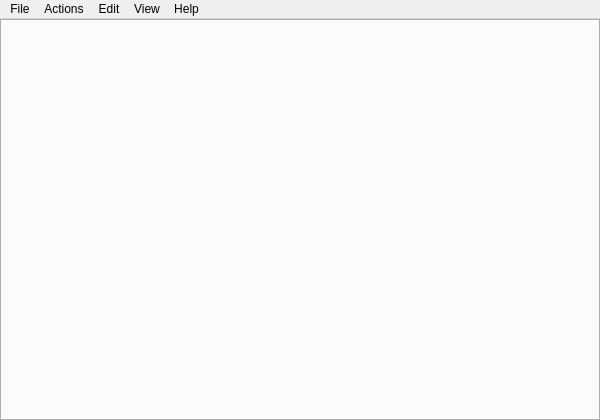
<?xml version="1.0" encoding="UTF-8"?>
<ui version="4.0">
 <class>mainWindow</class>
 <widget class="QMainWindow" name="mainWindow">
  <property name="geometry">
   <rect>
    <x>0</x>
    <y>0</y>
    <width>600</width>
    <height>420</height>
   </rect>
  </property>
  <property name="windowTitle">
   <string>MainWindow</string>
  </property>
  <property name="autoFillBackground">
   <bool>true</bool>
  </property>
  <property name="locale">
   <locale language="C" country="AnyCountry"/>
  </property>
  <widget class="QWidget" name="centralwidget">
   <layout class="QGridLayout">
    <property name="leftMargin">
     <number>0</number>
    </property>
    <property name="topMargin">
     <number>0</number>
    </property>
    <property name="rightMargin">
     <number>0</number>
    </property>
    <property name="bottomMargin">
     <number>0</number>
    </property>
    <item row="0" column="0">
     <widget class="TabWidget" name="consoleTabulator">
      <property name="minimumSize">
       <size>
        <width>320</width>
        <height>200</height>
       </size>
      </property>
      <property name="locale">
       <locale language="C" country="AnyCountry"/>
      </property>
      <property name="tabPosition">
       <enum>QTabWidget::South</enum>
      </property>
      <property name="tabShape">
       <enum>QTabWidget::Rounded</enum>
      </property>
      <property name="currentIndex">
       <number>-1</number>
      </property>
      <property name="elideMode">
       <enum>Qt::ElideNone</enum>
      </property>
     </widget>
    </item>
   </layout>
  </widget>
  <widget class="QMenuBar" name="m_menuBar">
   <property name="geometry">
    <rect>
     <x>0</x>
     <y>0</y>
     <width>600</width>
     <height>20</height>
    </rect>
   </property>
   <widget class="QMenu" name="menu_File">
    <property name="title">
     <string>File</string>
    </property>
    <property name="Title" stdset="0">
     <string/>
    </property>
   </widget>
   <widget class="QMenu" name="menu_Actions">
    <property name="title">
     <string>Actions</string>
    </property>
   </widget>
   <widget class="QMenu" name="menu_Help">
    <property name="title">
     <string>Help</string>
    </property>
    <addaction name="actAbout"/>
    <addaction name="actAboutQt"/>
   </widget>
   <widget class="QMenu" name="menu_Window">
    <property name="title">
     <string>View</string>
    </property>
   </widget>
   <widget class="QMenu" name="menu_Edit">
    <property name="title">
     <string>Edit</string>
    </property>
   </widget>
   <addaction name="menu_File"/>
   <addaction name="menu_Actions"/>
   <addaction name="menu_Edit"/>
   <addaction name="menu_Window"/>
   <addaction name="menu_Help"/>
  </widget>
  <action name="actAbout">
   <property name="icon">
    <iconset theme="help-about">
     <normaloff/>
    </iconset>
   </property>
   <property name="text">
    <string>About...</string>
   </property>
  </action>
  <action name="actAboutQt">
   <property name="text">
    <string>About Qt...</string>
   </property>
  </action>
  <action name="actProperties">
   <property name="text">
    <string>&amp;Preferences...</string>
   </property>
  </action>
  <action name="actQuit">
   <property name="icon">
    <iconset theme="application-exit">
     <normaloff/>
    </iconset>
   </property>
   <property name="text">
    <string>&amp;Quit</string>
   </property>
  </action>
 </widget>
 <customwidgets>
  <customwidget>
   <class>TabWidget</class>
   <extends>QTabWidget</extends>
   <header>vm_viewer/qterminal/tabwidget.h</header>
   <container>1</container>
  </customwidget>
 </customwidgets>
 <resources/>
 <connections/>
</ui>
